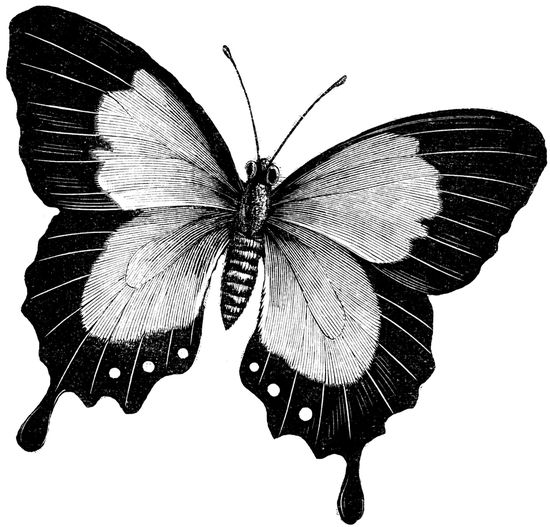
#> input picture butterfly.jpeg, 550 x 527 px, found by its file name
$ python img_negative.py
#> lines starting #> are read from the running program, lines starting #| are printed output that depends on the picture
import cv2
img=cv2.imread('butterfly.jpeg')
#> img is the input picture: shape (527, 550, 3); min 0, max 255, mean 173.8
cv2.imshow("original",img)
cv2.waitKey(0)
img_neg=225-img
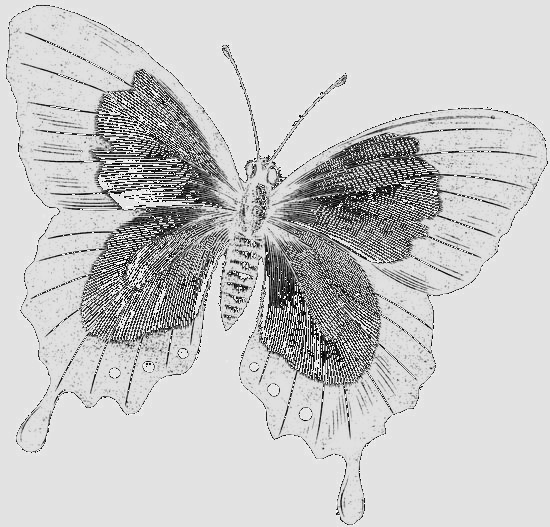
#> img_neg: shape (527, 550, 3); min 0, max 255, mean 199.9
cv2.imshow("negative",img_neg)
cv2.waitKey(0)
cv2.destroyAllWindows()
#convert to black and white
